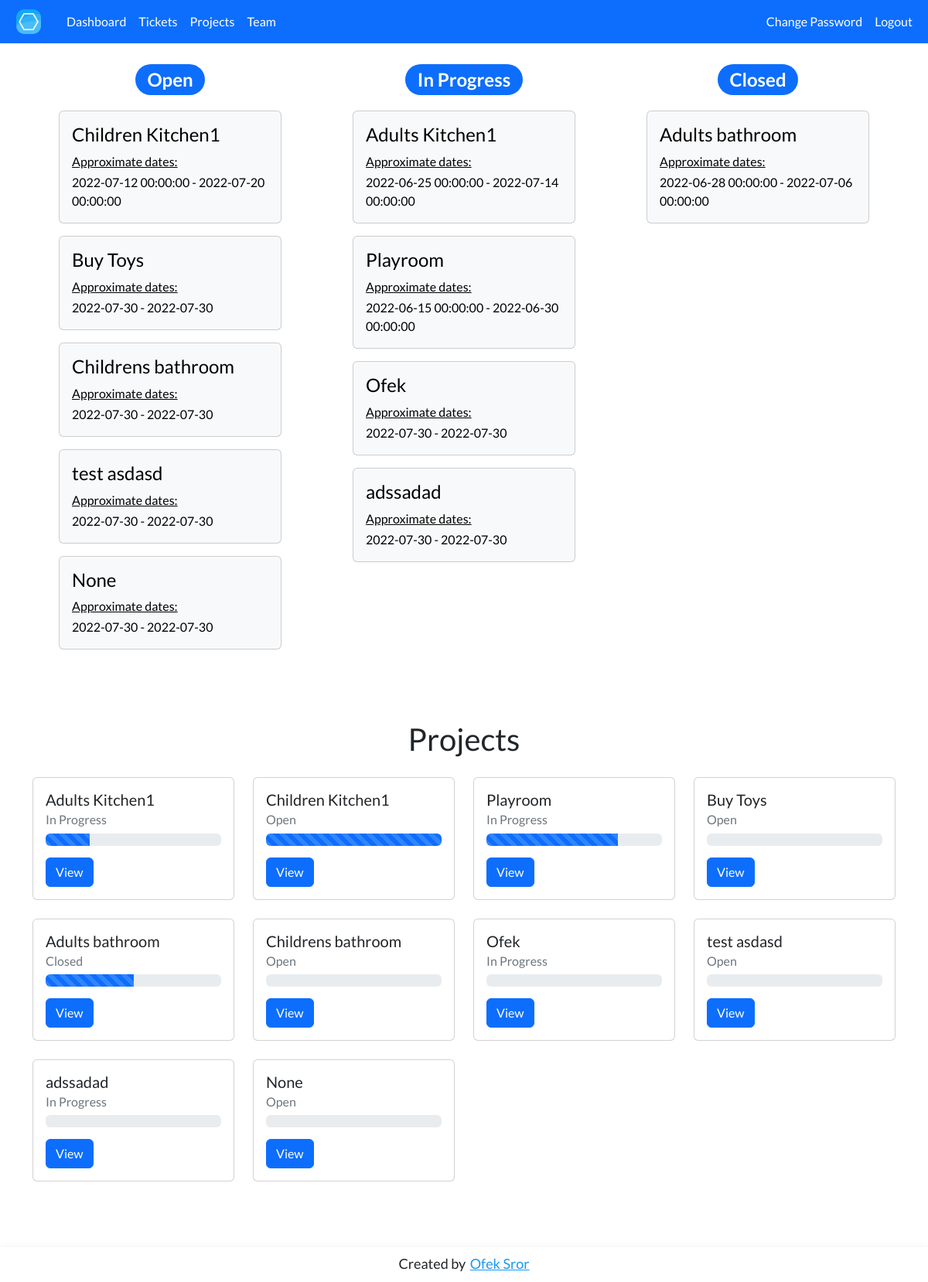
The page / (signed in) on the database its author committed.
### tables this page shows
CREATE TABLE projects (
    id INTEGER PRIMARY KEY,
    company INTEGER,
    title TEXT,
    status TEXT,
    FOREIGN KEY(company) REFERENCES companies(id)
);

### app.py (the view, shortened to what this page needs)
@app.route("/")
@login_required
def dashboard():
    if session["role"] == "dev" or session["role"] == "tester":
        tickets = cursor.execute("SELECT * FROM tickets WHERE accepted = 1 AND id IN (SELECT ticket_id FROM assignedtickets WHERE dev_id = ?)", (session['user_id'],)).fetchall() # .fetchall()[0]
        openTickets = []
        inProgressTickets = []
        resolvedTickets = []
        newTickets = []
        for ticket in tickets:
            firstName, lastName = cursor.execute("SELECT first_name, last_name FROM users WHERE id = ?", (ticket[8],)).fetchall()[0]
            properties = {
                "id": ticket[0],
                "title": ticket[1],
                "description": ticket[2],
                "status": ticket[3],
                "priority": ticket[4],
                "type": ticket[5],
                "deadline": ticket[6],
                "time_estimate": ticket[7],
                "author": f"{firstName} {lastName}",
                "date_added": ticket[9],
                "project": ticket[10],
                "projectName": cursor.execute("SELECT title FROM projects WHERE id = ?", (ticket[10],)).fetchall()[0][0]
            }
            if properties['status'] == 'Open':
                openTickets.append(properties)
                properties['percentage'] = 0
            elif properties['status'] == 'In Progress':
                inProgressTickets.append(properties)
                properties['percentage'] = 50
            elif properties['status'] == 'Resolved':
                resolvedTickets.append(properties)
                properties['percentage'] = 100
            newTickets.append(properties)
        projects = []
        sProjects = cursor.execute("SELECT id, title FROM projects WHERE company = ?", (session['company'],)).fetchall()
        for p in sProjects:
            projects.append({
                "ID": p[0],
                "Title": p[1]
            })
        return render_template("dashDev.html", Tickets=newTickets, OpenTickets=openTickets, InProgressTickets=inProgressTickets, ResolvedTickets=resolvedTickets, Projects=projects, GanttHeight=30*len(newTickets)+30)
    elif session["role"] == "admin":
        companyProjects = cursor.execute("SELECT id, title, status FROM projects WHERE company = ?", (session['company'],)).fetchall()
        projects = []
        openProjects = []
        inProgressProjects = []
        closedProjects = []
        for project in companyProjects:
            pTickets = cursor.execute("SELECT date_added, deadline FROM tickets WHERE date_added IS NOT NULL AND date_added IS NOT '' AND deadline IS NOT '' AND deadline IS NOT NULL AND accepted = 1 AND project = ?", (project[0],)).fetchall()
            minDate = datetime.date.today()
            maxDate = datetime.date.today()
            if pTickets:
                minDate = queryToDate(pTickets[0][0])
                maxDate = queryToDate(pTickets[0][1])
                for ticket in pTickets:
                    ticketStart = queryToDate(ticket[0])
                    ticketEnd = queryToDate(ticket[1])
                    if ticketStart < minDate:
                        minDate = ticketStart
                    if ticketEnd > ticketEnd:
                        maxDate = ticketEnd
            if project[2] == 'Closed':
                percentage = 100
                closedProjects.append({
                    'ID': project[0],
                    'Title': project[1],
                    'Start': minDate,
                    'End': maxDate
                })
            elif project[2] == 'In Progress':
                percentage = 50
                inProgressProjects.append({
                    'ID': project[0],
                    'Title': project[1],
                    'Start': minDate,
                    'End': maxDate
                })
            else:
                percentage = 0
                openProjects.append({
                    'ID': project[0],
                    'Title': project[1],
                    'Start': minDate,
                    'End': maxDate
                })
            projects.append({
                'ID': project[0],
                'Title': project[1],
                'Status': project[2],
                'Percentage': percentage,
                'Start': minDate,
                'End': maxDate
            })
        newProjects = projectsPercentage(session['company'])
        return render_template("dashAdmin.html", Projects=projects, NewProjects=newProjects, OpenProjects=openProjects, InProgressProjects=inProgressProjects, ClosedProjects=closedProjects, GanttHeight=30*len(projects)+30)
    else:
        return redirect('/account/wait')

### helpers.py (called while the page is built)
def login_required(f):
    @wraps(f)
    def decorated_function(*args, **kwargs):
        if session.get("user_id") is None:
            return redirect("/account/login")
        session['company'] = t_cursor.execute('SELECT company_id FROM users WHERE id = ?', (session['user_id'],)).fetchall()[0][0]
        session['role'] = t_cursor.execute('SELECT role FROM users WHERE id = ?', (session['user_id'],)).fetchall()[0][0]
        t_db.commit()
        if session['company'] is None:
            return redirect('/account/wait')
        if session['role'] is None:
            return redirect('/account/wait')
        return f(*args, **kwargs)
    return decorated_function

def queryToDate(queryDate):
    s = queryDate.split('-')
    y, m, d = int(s[0]), int(s[1]), int(s[2])
    return datetime.datetime(y, m, d)

### templates/dashAdmin.html (shortened to what this page needs)
{% extends "layout.html" %}
{% block nav %}
    <li class="nav-item">
        <a class="nav-link active" aria-current="page" href="/control/tickets">Tickets</a>
    </li>
    <li class="nav-item">
        <a class="nav-link active" aria-current="page" href="/control/projects">Projects</a>
    </li>
    <li class="nav-item">
        <a class="nav-link active" aria-current="page" href="/control/team">Team</a>
    </li>
{% endblock %}
{% block main %}
    <div id="kanbanProjects" class="container">
        <div class="row">
            <ol id="openProjects" class="col-md-4">
                <h2 style="margin-bottom: 20px; text-align: center;"><span class="badge rounded-pill text-bg-primary">Open</span></h2>
                <div id="properties">
                    {% for p in OpenProjects %}
                    <li style="list-style: none">
                        <div class="card text-bg-light mb-3" style="max-width: 18rem; cursor: pointer; margin: 0 auto; float: none;" id="{{ p.ID }}" onclick="location.href='/projects/?project={{ p.ID }}';">
                            <div class="card-body">
                                <h4 class="card-title">{{ p.Title }}</h4>
                                <p style="text-decoration: underline; display: inline-block; margin-bottom: 3px;">Approximate dates:</p>
                                <p class="card-text" style="display: inline-block;">{{ p.Start }} - {{ p.End }}</p>
                            </div>
                        </div>
                    </li>
                    {% endfor %}
                </div>
            </ol>
            <ol id="inProgressProjects" class="col-md-4">
                <h2 style="margin-bottom: 20px; text-align: center;"><span class="badge rounded-pill text-bg-primary">In Progress</span></h2>
                <div id="properties">
                    {% for p in InProgressProjects %}
                    <li style="list-style: none">
                        <div class="card text-bg-light mb-3" style="max-width: 18rem; cursor: pointer; margin: 0 auto; float: none;" id="{{ p.ID }}" onclick="location.href='/projects/?project={{ p.ID }}';">
                            <div class="card-body">
                                <h4 class="card-title">{{ p.Title }}</h4>
                                <p style="text-decoration: underline; display: inline-block; margin-bottom: 3px;">Approximate dates:</p>
                                <p class="card-text" style="display: inline-block;">{{ p.Start }} - {{ p.End }}</p>
                            </div>
                        </div>
                    </li>
                    {% endfor %}
                </div>
            </ol>
            <ol id="closedProjects" class="col-md-4">
                <h2 style="margin-bottom: 20px; text-align: center;"><span class="badge rounded-pill text-bg-primary">Closed</span></h2>
                <div id="properties">
                    {% for p in ClosedProjects %}
                    <li style="list-style: none">
                        <div class="card text-bg-light mb-3" style="max-width: 18rem; cursor: pointer; margin: 0 auto; float: none;" id="{{ p.ID }}" onclick="location.href='/projects/?project={{ p.ID }}';">
                            <div class="card-body">
                                <h4 class="card-title">{{ p.Title }}</h4>
                                <p style="text-decoration: underline; display: inline-block; margin-bottom: 3px;">Approximate dates:</p>
                                <p class="card-text" style="display: inline-block;">{{ p.Start }} - {{ p.End }}</p>
                            </div>
                        </div>
                    </li>
                    {% endfor %}
                </div>
            </ol>
        </div>
    </div>
    <div id="projectList" class="container-lg" style="margin-bottom: 130px;">
        <h1 style="text-align: center; margin-bottom: 25px;">Projects</h1>
        <div class="row row-cols-1 row-cols-sm-2 row-cols-md-3 row-cols-lg-4 g-4">
            {% for Project in NewProjects %}
                <div class="col">
                    <div class="card" style="max-width: 18rem; cursor: pointer; margin: 0 auto; float: none;">
                        <div class="card-body">
                            <h5 class="card-title">{{ Project.Title }}</h5>
                            <h6 class="card-subtitle mb-2 text-muted">{{ Project.Status }}</h6>
                            <div class="progress">
                                <div class="progress-bar progress-bar-striped progress-bar-animated" role="progressbar" aria-valuenow="{{ Project.Done }}" aria-valuemin="0" aria-valuemax="100" style="width: {{ Project.Done }}%"></div>
                            </div>
                            <button onclick="location.href='/projects/?project={{ Project.ID }}';" id="redirectProjectPage" class="btn btn-primary" style="margin-top: 15px;">View</button>
                        </div>
                    </div>
                </div>
            {% endfor %}
        </div>
    </div>
{% endblock %}

### templates/layout.html (style rules this page uses)
body { font-family: 'Lato', sans-serif; }

### rows shown on the page
projects: Title "Children Kitchen1", Start "2022-07-12 00:00:00", End "2022-07-20 00:00:00", Title "Children Kitchen1", Status "Open"
projects: Title "Buy Toys", Start "2022-07-30", End "2022-07-30", Title "Buy Toys", Status "Open"
projects: Title "Childrens bathroom", Start "2022-07-30", End "2022-07-30", Title "Childrens bathroom", Status "Open"
projects: Title "test asdasd", Start "2022-07-30", End "2022-07-30", Title "test asdasd", Status "Open"
projects: {{ p.ID }} 1 (drawn), Title "Adults Kitchen1", Start "2022-06-25 00:00:00", End "2022-07-14 00:00:00", Title "Adults Kitchen1", Status "In Progress"
projects: Title "Playroom", Start "2022-06-15 00:00:00", End "2022-06-30 00:00:00", Title "Playroom", Status "In Progress"
projects: Title "Ofek", Start "2022-07-30", End "2022-07-30", Title "Ofek", Status "In Progress"
projects: Title "adssadad", Start "2022-07-30", End "2022-07-30", Title "adssadad", Status "In Progress"
projects: Title "Adults bathroom", Start "2022-06-28 00:00:00", End "2022-07-06 00:00:00", Title "Adults bathroom", Status "Closed"
projects: Title "None", Status "Open"

### other values the page prints
{{ p.Title }} "None"
{{ p.Start }} "2022-07-30"
{{ p.End }} "2022-07-30"
